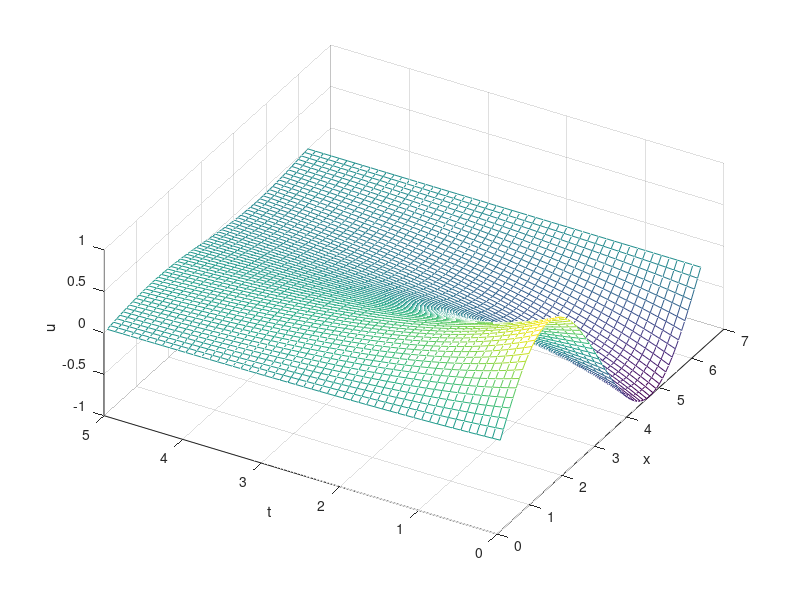

This figure's MATLAB source:
%%  Solving Heat Equation using pseudo - spectral and Forward Euler
%%  u_t= \ alpha * u_xx
%%  BC= u(0) =0, u(2* pi)=0 periodic
%%  IC=sin(x)
clear all; clc;

% Grid generation
N = 64;                %number of speps
h = 2*pi/N;            %step size
x = h *(1: N);         % discretize x- direction

alpha = .5;            % Thermal Diffusivity constant
t = 0;
dt = .001 ;

% Initial conditions
v = sin(x);
k = 1i * [0:(N/2 -1), 0, -N/2+1:-1];  % 64 values, symmetric for FFT
k2=k.^2;

% Setting up Plot
tmax = 5; tplot = .1;
plotgap = round ( tplot /dt);
nplots = round ( tmax / tplot );
data = [v; zeros(nplots,N)]; tdata = t;

for i = 1: nplots
  v_hat = fft(v); % Fourier Space
   for n = 1: plotgap 
       v_hat = v_hat+dt*alpha*k2.*v_hat ; %FE timestepping
   end
 v = real ( ifft ( v_hat )); % Back to real space
 data (i+1 ,:) = v;
 t=t+ plotgap *dt;
 tdata = [ tdata ; t]; % Time vector
end

% Plot using mesh
mesh (x,tdata , data ), grid on ,
view ( -60 ,55) , xlabel x, ylabel t, zlabel u, zlabel u


